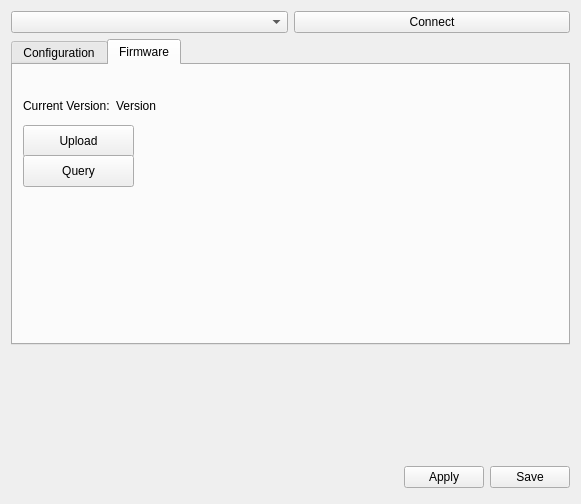
<?xml version="1.0" encoding="UTF-8"?>
<ui version="4.0">
 <class>EscWidget</class>
 <widget class="QWidget" name="EscWidget">
  <property name="geometry">
   <rect>
    <x>0</x>
    <y>0</y>
    <width>581</width>
    <height>504</height>
   </rect>
  </property>
  <property name="windowTitle">
   <string>Form</string>
  </property>
  <layout class="QVBoxLayout" name="verticalLayout">
   <item>
    <layout class="QHBoxLayout" name="horizontalLayout_4">
     <item>
      <widget class="QComboBox" name="comboBox_Ports">
       <property name="minimumSize">
        <size>
         <width>200</width>
         <height>0</height>
        </size>
       </property>
       <property name="toolTip">
        <string>Set the PC port the modem is connected too</string>
       </property>
      </widget>
     </item>
     <item>
      <widget class="QPushButton" name="connectButton">
       <property name="enabled">
        <bool>true</bool>
       </property>
       <property name="mouseTracking">
        <bool>true</bool>
       </property>
       <property name="toolTip">
        <string>Connect to the modem (when normal telemetry is not used)</string>
       </property>
       <property name="text">
        <string> Connect </string>
       </property>
       <property name="checkable">
        <bool>false</bool>
       </property>
      </widget>
     </item>
    </layout>
   </item>
   <item>
    <widget class="QTabWidget" name="tabWidget">
     <property name="currentIndex">
      <number>1</number>
     </property>
     <widget class="QWidget" name="tab">
      <attribute name="title">
       <string>Configuration</string>
      </attribute>
      <layout class="QVBoxLayout" name="verticalLayout_3">
       <item>
        <layout class="QHBoxLayout" name="horizontalLayout">
         <item>
          <widget class="QLabel" name="label">
           <property name="text">
            <string>Configurations:</string>
           </property>
          </widget>
         </item>
         <item>
          <widget class="QComboBox" name="comboConfigurations"/>
         </item>
         <item>
          <spacer name="horizontalSpacer">
           <property name="orientation">
            <enum>Qt::Horizontal</enum>
           </property>
           <property name="sizeHint" stdset="0">
            <size>
             <width>40</width>
             <height>20</height>
            </size>
           </property>
          </spacer>
         </item>
        </layout>
       </item>
       <item>
        <layout class="QHBoxLayout" name="horizontalLayout_2">
         <item>
          <widget class="QGroupBox" name="groupBox">
           <property name="title">
            <string>Settings</string>
           </property>
           <layout class="QFormLayout" name="formLayout">
            <property name="fieldGrowthPolicy">
             <enum>QFormLayout::FieldsStayAtSizeHint</enum>
            </property>
            <item row="1" column="0">
             <widget class="QLabel" name="label_19">
              <property name="text">
               <string>Rising Kp</string>
              </property>
             </widget>
            </item>
            <item row="1" column="1">
             <widget class="QSpinBox" name="spinRisingKp">
              <property name="suffix">
               <string> %/rpm</string>
              </property>
             </widget>
            </item>
            <item row="2" column="0">
             <widget class="QLabel" name="label_2">
              <property name="text">
               <string>Falling Kp</string>
              </property>
             </widget>
            </item>
            <item row="2" column="1">
             <widget class="QSpinBox" name="spinFallingKp">
              <property name="suffix">
               <string> %/rpm</string>
              </property>
             </widget>
            </item>
            <item row="3" column="0">
             <widget class="QLabel" name="label_3">
              <property name="text">
               <string>Commutation Phase</string>
              </property>
             </widget>
            </item>
            <item row="3" column="1">
             <widget class="QSpinBox" name="spinPhase">
              <property name="suffix">
               <string> deg</string>
              </property>
              <property name="minimum">
               <number>-10</number>
              </property>
              <property name="maximum">
               <number>30</number>
              </property>
             </widget>
            </item>
            <item row="4" column="0">
             <widget class="QLabel" name="label_9">
              <property name="text">
               <string>Soft Current Limit</string>
              </property>
             </widget>
            </item>
            <item row="4" column="1">
             <widget class="QSpinBox" name="spinSortCurrentLimit">
              <property name="suffix">
               <string> mA</string>
              </property>
              <property name="maximum">
               <number>40000</number>
              </property>
             </widget>
            </item>
            <item row="5" column="0">
             <widget class="QLabel" name="label_10">
              <property name="text">
               <string>Hard Current Limit</string>
              </property>
             </widget>
            </item>
            <item row="5" column="1">
             <widget class="QSpinBox" name="spinHardCurrentLimit">
              <property name="suffix">
               <string> mA</string>
              </property>
              <property name="maximum">
               <number>40000</number>
              </property>
             </widget>
            </item>
            <item row="0" column="0">
             <widget class="QLabel" name="label_11">
              <property name="text">
               <string>Closed loop</string>
              </property>
             </widget>
            </item>
            <item row="0" column="1">
             <widget class="QCheckBox" name="closedLoopCheck">
              <property name="text">
               <string/>
              </property>
              <property name="checked">
               <bool>true</bool>
              </property>
             </widget>
            </item>
            <item row="6" column="1">
             <widget class="QSpinBox" name="spinKv">
              <property name="suffix">
               <string> rpm/V</string>
              </property>
              <property name="minimum">
               <number>250</number>
              </property>
              <property name="maximum">
               <number>2000</number>
              </property>
              <property name="value">
               <number>750</number>
              </property>
             </widget>
            </item>
            <item row="6" column="0">
             <widget class="QLabel" name="label_12">
              <property name="text">
               <string>Kv</string>
              </property>
             </widget>
            </item>
           </layout>
          </widget>
         </item>
         <item>
          <widget class="QGroupBox" name="groupBox_2">
           <property name="title">
            <string>Status</string>
           </property>
           <layout class="QFormLayout" name="formLayout_2">
            <item row="0" column="0">
             <widget class="QLabel" name="label_4">
              <property name="text">
               <string>RPM</string>
              </property>
             </widget>
            </item>
            <item row="1" column="0">
             <widget class="QLabel" name="label_5">
              <property name="text">
               <string>SetPoint</string>
              </property>
             </widget>
            </item>
            <item row="0" column="1">
             <widget class="QLCDNumber" name="rpm">
              <property name="smallDecimalPoint">
               <bool>false</bool>
              </property>
              <property name="mode">
               <enum>QLCDNumber::Dec</enum>
              </property>
              <property name="segmentStyle">
               <enum>QLCDNumber::Flat</enum>
              </property>
              <property name="intValue" stdset="0">
               <number>0</number>
              </property>
             </widget>
            </item>
            <item row="1" column="1">
             <widget class="QLCDNumber" name="setPoint">
              <property name="segmentStyle">
               <enum>QLCDNumber::Flat</enum>
              </property>
             </widget>
            </item>
            <item row="2" column="0">
             <widget class="QLabel" name="label_6">
              <property name="text">
               <string>Duty Cycle</string>
              </property>
             </widget>
            </item>
            <item row="2" column="1">
             <widget class="QLCDNumber" name="dutyCycle">
              <property name="segmentStyle">
               <enum>QLCDNumber::Flat</enum>
              </property>
             </widget>
            </item>
            <item row="3" column="0">
             <widget class="QLabel" name="label_13">
              <property name="text">
               <string>Battery (mV)</string>
              </property>
             </widget>
            </item>
            <item row="4" column="0">
             <widget class="QLabel" name="label_14">
              <property name="text">
               <string>Current (mA)</string>
              </property>
             </widget>
            </item>
            <item row="3" column="1">
             <widget class="QLCDNumber" name="battery">
              <property name="segmentStyle">
               <enum>QLCDNumber::Flat</enum>
              </property>
             </widget>
            </item>
            <item row="4" column="1">
             <widget class="QLCDNumber" name="current">
              <property name="segmentStyle">
               <enum>QLCDNumber::Flat</enum>
              </property>
             </widget>
            </item>
           </layout>
          </widget>
         </item>
         <item>
          <spacer name="horizontalSpacer_2">
           <property name="orientation">
            <enum>Qt::Horizontal</enum>
           </property>
           <property name="sizeHint" stdset="0">
            <size>
             <width>40</width>
             <height>20</height>
            </size>
           </property>
          </spacer>
         </item>
        </layout>
       </item>
      </layout>
     </widget>
     <widget class="QWidget" name="tab_2">
      <attribute name="title">
       <string>Firmware</string>
      </attribute>
      <widget class="QPushButton" name="buttonUpload">
       <property name="geometry">
        <rect>
         <x>10</x>
         <y>60</y>
         <width>111</width>
         <height>32</height>
        </rect>
       </property>
       <property name="text">
        <string>Upload</string>
       </property>
      </widget>
      <widget class="QWidget" name="horizontalLayoutWidget_3">
       <property name="geometry">
        <rect>
         <x>10</x>
         <y>30</y>
         <width>527</width>
         <height>22</height>
        </rect>
       </property>
       <layout class="QHBoxLayout" name="horizontalLayout_5">
        <item>
         <widget class="QLabel" name="label_7">
          <property name="text">
           <string>Current Version:</string>
          </property>
         </widget>
        </item>
        <item>
         <widget class="QLabel" name="label_8">
          <property name="text">
           <string>Version</string>
          </property>
         </widget>
        </item>
        <item>
         <spacer name="horizontalSpacer_4">
          <property name="orientation">
           <enum>Qt::Horizontal</enum>
          </property>
          <property name="sizeHint" stdset="0">
           <size>
            <width>40</width>
            <height>20</height>
           </size>
          </property>
         </spacer>
        </item>
       </layout>
      </widget>
      <widget class="QPushButton" name="buttonQuery">
       <property name="geometry">
        <rect>
         <x>10</x>
         <y>90</y>
         <width>111</width>
         <height>32</height>
        </rect>
       </property>
       <property name="text">
        <string>Query</string>
       </property>
      </widget>
     </widget>
    </widget>
   </item>
   <item>
    <spacer name="verticalSpacer">
     <property name="orientation">
      <enum>Qt::Vertical</enum>
     </property>
     <property name="sizeHint" stdset="0">
      <size>
       <width>20</width>
       <height>40</height>
      </size>
     </property>
    </spacer>
   </item>
   <item>
    <layout class="QHBoxLayout" name="horizontalLayout_3">
     <item>
      <spacer name="horizontalSpacer_3">
       <property name="orientation">
        <enum>Qt::Horizontal</enum>
       </property>
       <property name="sizeHint" stdset="0">
        <size>
         <width>40</width>
         <height>20</height>
        </size>
       </property>
      </spacer>
     </item>
     <item>
      <widget class="QPushButton" name="cchwHelp">
       <property name="sizePolicy">
        <sizepolicy hsizetype="Fixed" vsizetype="Fixed">
         <horstretch>0</horstretch>
         <verstretch>0</verstretch>
        </sizepolicy>
       </property>
       <property name="minimumSize">
        <size>
         <width>32</width>
         <height>32</height>
        </size>
       </property>
       <property name="maximumSize">
        <size>
         <width>32</width>
         <height>32</height>
        </size>
       </property>
       <property name="text">
        <string/>
       </property>
       <property name="icon">
        <iconset resource="../coreplugin/core.qrc">
         <normaloff>:/core/images/helpicon.svg</normaloff>:/core/images/helpicon.svg</iconset>
       </property>
       <property name="iconSize">
        <size>
         <width>32</width>
         <height>32</height>
        </size>
       </property>
       <property name="flat">
        <bool>true</bool>
       </property>
      </widget>
     </item>
     <item>
      <widget class="QPushButton" name="saveSettingsToRAM">
       <property name="toolTip">
        <string>Send to OpenPilot but don't write in SD.
Beware of not locking yourself out!</string>
       </property>
       <property name="autoFillBackground">
        <bool>true</bool>
       </property>
       <property name="styleSheet">
        <string notr="true"/>
       </property>
       <property name="text">
        <string>Apply</string>
       </property>
       <property name="checkable">
        <bool>false</bool>
       </property>
      </widget>
     </item>
     <item>
      <widget class="QPushButton" name="saveSettingsToFlash">
       <property name="toolTip">
        <string>Applies and Saves all settings to SD.
Beware of not locking yourself out!</string>
       </property>
       <property name="autoFillBackground">
        <bool>false</bool>
       </property>
       <property name="styleSheet">
        <string notr="true"/>
       </property>
       <property name="text">
        <string>Save</string>
       </property>
      </widget>
     </item>
    </layout>
   </item>
  </layout>
 </widget>
 <resources>
  <include location="../coreplugin/core.qrc"/>
 </resources>
 <connections/>
</ui>
